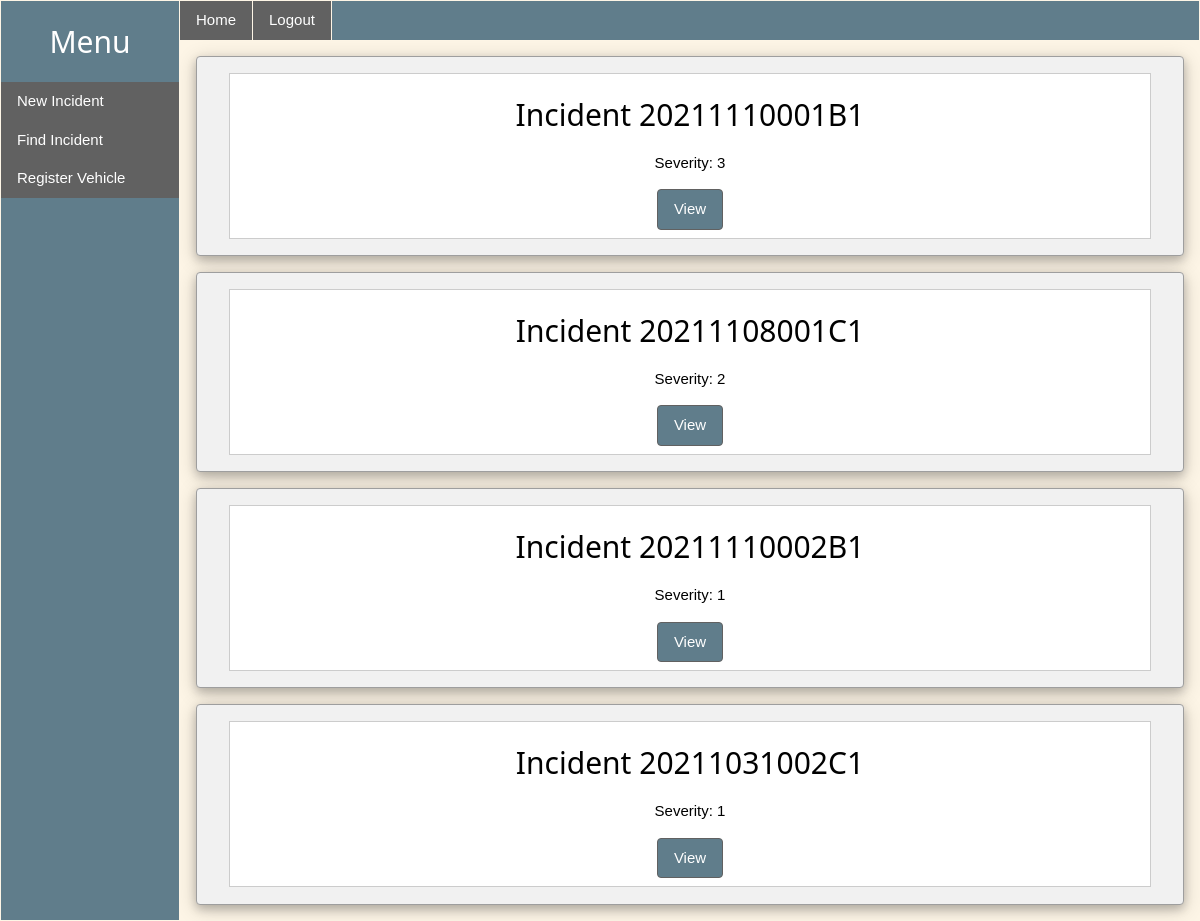
Screenshot of /home (signed in) with the database file from the repository.
### incident_app/models/incident.py (models this page shows, shortened)
class Incident(db.Model):
    id = db.Column(db.Integer, primary_key=True)
    crash_sequence = db.Column(db.String(15), unique=True, nullable=True)
    date = db.Column(db.String(15), nullable=False, default=datetime.now().strftime('%m/%d/%Y'))
    time = db.Column(db.String(10), nullable=False, default=datetime.now().strftime('%H:%M'))
    county = db.Column(db.String(25))
    location = db.Column(db.String(25))
    severity = db.Column(db.Integer, nullable=False)
    num_vehicles = db.Column(db.Integer, nullable=False, default=1)
    num_pedestrians = db.Column(db.Integer, nullable=False, default=0)
    status = db.Column(db.String(20), nullable=False, default='Open')
    photos_taken = db.Column(db.Boolean, default=False)
    photographer = db.Column(db.String, nullable=True)
    officer = db.Column(db.Integer, db.ForeignKey('user.id'), nullable=False)
    secondary_officers = db.relationship('User',
                                         secondary=assisting,
                                         back_populates='assists')
    vehicles = db.relationship("AssociatedVehicle", back_populates='incident')
    objects = db.relationship('Object', backref='incident', lazy='dynamic')

### incident_app/main/routes.py (the view)
@main.route("/home")
@login_required
def home_page():
    incidents = current_user.incidents.order_by(desc(Incident.severity))
    return render_template('home.html', title='Home', incidents=incidents)

### incident_app/models/user.py (called while the page is built)
@login_manager.user_loader
def load_user(user_id):
    return User.query.get(int(user_id))

### incident_app/templates/home.html
{% extends "layout.html" %}
{% block content %}
    {% for inc in incidents %}
    <div class="w3-container w3-card-4 w3-margin w3-light-grey w3-border w3-border-grey w3-round">
        <div class="w3-section w3-center w3-white w3-border w3-padding w3-margin">
            <h2>Incident {{ inc.crash_sequence }}</h2>
            <p>Severity: {{ inc.severity }}</p>
                    <a class="w3-button w3-blue-grey w3-hover-dark-grey w3-border w3-round w3-border-dark-grey"
        href={{ url_for('report_manager.view_incident', incident_id=inc.id) }}>
            View
        </a>
        </div>
    </div>
    {% endfor %}
{% endblock content %}

### incident_app/static/w3.css (style rules this page uses)
*, *:before, *:after { box-sizing: inherit }
html { -ms-text-size-adjust: 100%; -webkit-text-size-adjust: 100% }
body { margin: 0 }
a { background-color: transparent }
html, body { font-family: Verdana, sans-serif; font-size: 15px; line-height: 1.5 }
html { overflow-x: hidden }
h2 { font-size: 30px }
h1, h2, h3, h4, h5, h6 { font-family: "Segoe UI", Arial, sans-serif; font-weight: 400; margin: 10px 0 }
a { color: inherit }
.w3-btn, .w3-button { border: none; display: inline-block; padding: 8px 16px; vertical-align: middle; overflow: hidden; text-decoration: none; color: inherit; background-color: inherit; text-align: center; cursor: pointer; white-space: nowrap }
.w3-btn, .w3-button { -webkit-touch-callout: none; -webkit-user-select: none; -khtml-user-select: none; -moz-user-select: none; -ms-user-select: none; user-select: none }
.w3-container:after, .w3-container:before, .w3-panel:after, .w3-panel:before, .w3-row:after, .w3-row:before, .w3-row-padding:after, .w3-row-padding:before, .w3-cell-row:before, .w3-cell-row:after, .w3-clear:after, .w3-clear:before, .w3-bar:before, .w3-bar:after { content: ""; display: table; clear: both }
.w3-round, .w3-round-medium { border-radius: 4px }
.w3-container, .w3-panel { padding: 0.01em 16px }
.w3-card-4, .w3-hover-shadow:hover { box-shadow: 0 4px 10px 0 rgba(0, 0, 0, 0.2), 0 4px 20px 0 rgba(0, 0, 0, 0.19) }
.w3-center { text-align: center !important }
.w3-border { border: 1px solid #ccc !important }
.w3-section, .w3-code { margin-top: 16px !important; margin-bottom: 16px !important }
.w3-margin { margin: 16px !important }
.w3-padding { padding: 8px 16px !important }
.w3-blue-grey, .w3-hover-blue-grey:hover, .w3-blue-gray, .w3-hover-blue-gray:hover { color: #fff !important; background-color: #607d8b !important }
.w3-sand, .w3-hover-sand:hover { color: #000 !important; background-color: #fdf5e6 !important }
.w3-white, .w3-hover-white:hover { color: #000 !important; background-color: #fff !important }
.w3-light-grey, .w3-hover-light-grey:hover, .w3-light-gray, .w3-hover-light-gray:hover { color: #000 !important; background-color: #f1f1f1 !important }
.w3-border-grey, .w3-hover-border-grey:hover, .w3-border-gray, .w3-hover-border-gray:hover { border-color: #9e9e9e !important }
.w3-border-dark-grey, .w3-hover-border-dark-grey:hover, .w3-border-dark-gray, .w3-hover-border-dark-gray:hover { border-color: #616161 !important }

### rows the page displays
Incident: crash_sequence "20211110001B1", severity "3"
Incident: crash_sequence "20211108001C1", severity "2"
Incident: crash_sequence "20211110002B1", severity "1"
Incident: crash_sequence "20211031002C1", severity "1"
